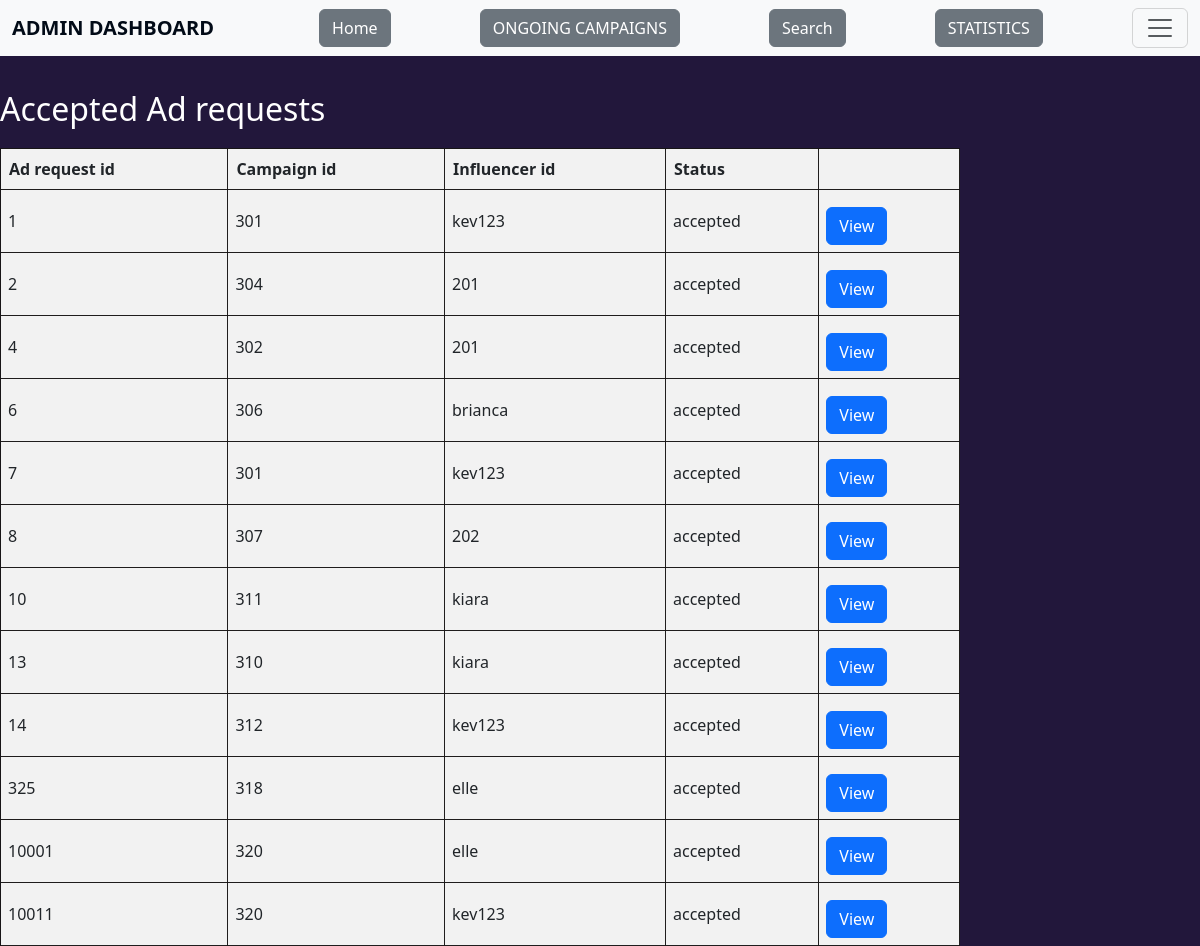
Page /adreq_status on the earlier database version.
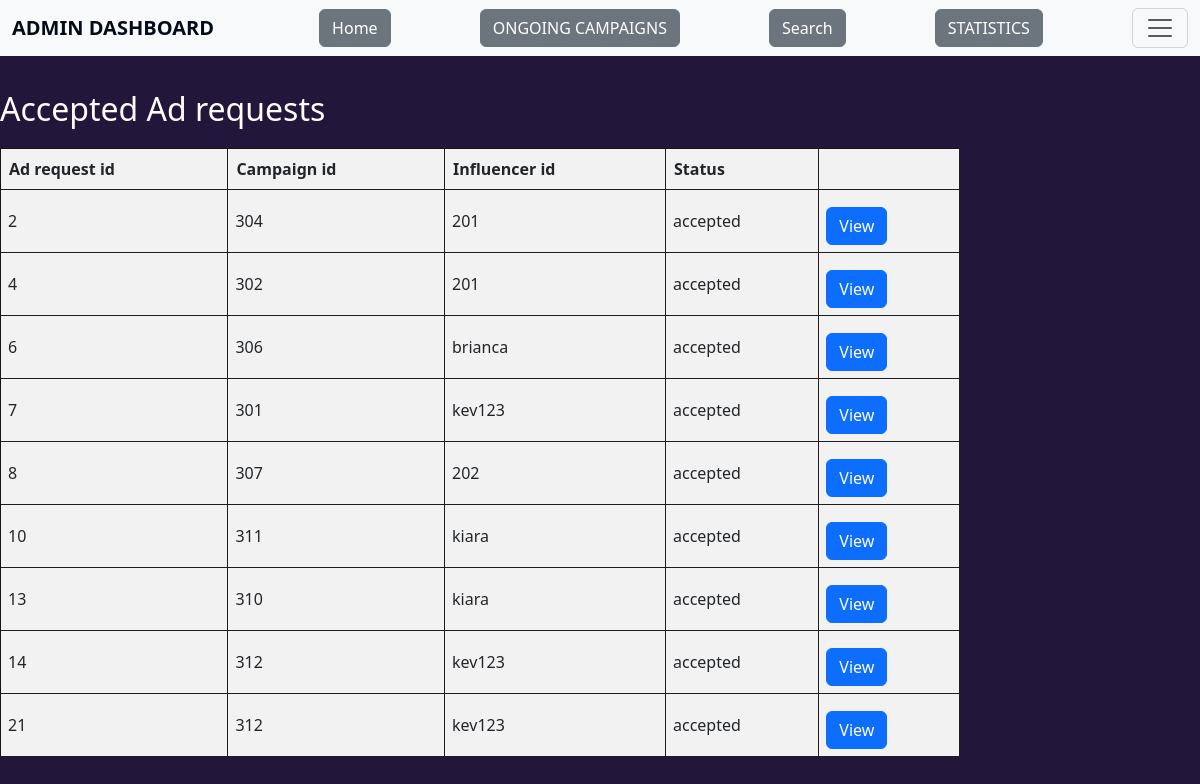
Same page on the later database version.
### application/models.py (models this page shows, shortened)
class Adrequest(db.Model):
    __tablename__="adrequest"
    adreq_id=db.Column(db.Integer,primary_key=True,nullable=False)
    adreq_name=db.Column(db.String,nullable=False)
    inf_id=db.Column(db.String,db.ForeignKey("influencer.inf_id"),nullable=False)
    camp_id=db.Column(db.Integer,db.ForeignKey("campaign.camp_id"),nullable=False)
    messages=db.Column(db.String,default=" ")
    requirements=db.Column(db.String)
    pay_amount=db.Column(db.Integer,nullable=False)
    status=db.Column(db.String,nullable=False,default="pending")

### application/controllers.py (the view)
@app.route("/adreq_status",methods=["GET"])
def adreq_status():
    adreq=Adrequest.query.all()
    return render_template("adreq_status.html",adreq=adreq)

### templates/adreq_status.html (shortened to what this page needs)
<!DOCTYPE html>
<html lang="en">
<head>
    <link href="https://cdn.jsdelivr.net/npm/bootstrap@5.3.3/dist/css/bootstrap.min.css" rel="stylesheet">
</head>
<nav class="navbar bg-body-tertiary fixed-top">
    <div class="container-fluid">
        <a class="navbar-brand" href="/">ADMIN DASHBOARD</a>
        <a href="/admin_dashboard"><button class="btn btn-secondary">Home</button></a>
        <a href="/ongoing_camp"><button class="btn btn-secondary">ONGOING CAMPAIGNS</button></a>
        <a href="{{url_for('adminsearch', search_type='common')}}"><button class="btn btn-secondary">Search</button></a>
        <a href="/admin_summary"><button class="btn btn-secondary">STATISTICS</button></a>
        <button class="navbar-toggler" type="button" data-bs-toggle="offcanvas" data-bs-target="#offcanvasNavbar" aria-controls="offcanvasNavbar" aria-label="Toggle navigation">
            <span class="navbar-toggler-icon"></span>
        </button>
    </div>
  </nav>
    <h2 class="white">Accepted Ad requests</h2>
    <table id="ongoing-campaigns">
        <tr>
            <th>Ad request id</th>
            <th>Campaign id</th>
            <th>Influencer id</th>
            <th>Status</th>
            <th></th>
        </tr>
        {%for i in adreq%}
        {%if i.status=="accepted"%}
            <tr>
                <td>{{i.adreq_id}}</td>
                <td>{{i.camp_id}}</td>
                <td>{{i.inf_id}}</td>
                <td>{{i.status}}</td>
                <td><a href="{{url_for('ad_details', adreq_id=i.adreq_id)}}" class="btn btn-primary" type="button">View</a></td>
            </tr>
        {%endif%}
        {%endfor%}
    </table>
</body>
</html>

Differences in the rows shown:
no longer on this page (row edited): Adrequest: adreq_id "1", camp_id "301", inf_id "kev123", status "accepted"
no longer on this page (row edited): Adrequest: adreq_id "325", camp_id "318", inf_id "elle", status "accepted"
removed Adrequest: adreq_id "10001", camp_id "320", inf_id "elle", status "accepted"
removed Adrequest: adreq_id "10011", camp_id "320", inf_id "kev123", status "accepted"
now on this page (row edited): Adrequest: adreq_id "21", camp_id "312", inf_id "kev123", status "accepted"
